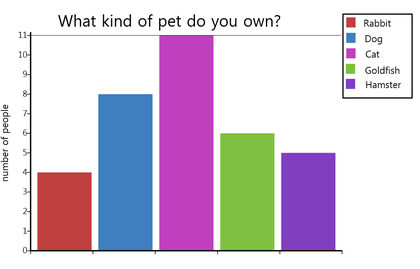
%> input picture Image Project/rec1.png, 420 x 269 px, shrunk from 1088 x 696 before the run
$ octave Project.m   (GNU Octave 9; MATLAB toolbox functions it lacks are replaced by stand-ins)
%> lines starting %> are read from the running program, lines starting %| are printed output that depends on the picture; in (x1, y1, x2, y2) boxes, pixels count from 0 and x2, y2 are one past the last pixel; in counts of white or black regions, pixels touching at a corner belong together; the program's own positions count from 1
### Image Project/CheckingType.m
function [flag , RGBCir] = CheckingType( img )

    I = im2bw(img , 0.9);
    I = edge(I, 'canny');


    se = ones(2); %remove noise
    I  = imdilate(I ,se);


	se = ones(6); %connect edges > circle > Lables
    I = imclose(I ,se);


    flag = 0 ;
    cir = 'NO circle' ;

    [L, num] = bwlabel(I);% L [connected comp] , N #of element in L


    for i = 0 : num
        X = (L==i); %L[i]

        X =~X ;
        state = regionprops( X, 'Extent');
        Cir = state.Extent;
        r = find(Cir > 0.67 && Cir < 0.8 );
        if r>0

            for j = r
                I = X ;
                flag = 1 ;
                cir = 'FOUND circle' ;
            end
        end
    end

   	I = ~I ;
    BWCir = imfill(I , 'holes');% large white circle Mask cut in Org image
	RGBCir = uint8(double(img) .* double(BWCir));


    cir
    return
end

### Image Project/CircleProps.m
function [props] = CircleProps(RGBCir)

    %% To Get Normal Pie Chart Props
    %-----------------------------------------------------%
    BWCir = im2bw(RGBCir , 0) ; %get the white circle only
    BWCir=~BWCir ;


    boundary = im2bw(RGBCir , 0.9);%get only white boundary
    boundary =~boundary ;


    Mask =  boundary- BWCir; %get the only the parts 's Area of the circle
    [labeledImage , Num] = bwlabel(Mask);

    %% If the parts connected
    %-----------------------------------------------------%
    if Num == 1

        grayimg  = rgb2gray(RGBCir);%get edge of the circle
        boundary = edge(grayimg,'Canny');

        SE = ones(8); % to fill the gaps
        boundary = imclose(boundary , SE);

        boundary =~boundary ; %get the only the parts 's Area of the circle
        Mask =  boundary- BWCir;

        SE = ones(3);%Diconnect the area
        Mask = imerode(Mask , SE);

        [labeledImage , Num] = bwlabel(Mask); %get the each parts of the circle

    end

    %% RETURN Part
    %-----------------------------------------------------%
	props = regionprops(labeledImage,'Area','Centroid')

    %% Function TEST
    %-----------------------------------------------------%


    return


    %% Code for the Matching function
    % [30 lines of commented-out code are left out]

end


### Image Project/GetLegends.m
function  [RGBBox] = GetLegends( Original )

    %% Get the binaryImage
    img = rgb2gray(Original);
    binaryImage = img < 140;
    binaryImage = imfill(binaryImage, 'holes');


    %% Croping
    [h,w]= size(binaryImage);
    new_w = w- (w/4);
    new_h = h- (h/8);

    for H = 1: h
        for W = 1: w
            if  H >h/6 && W < new_w && H < new_h
                 binaryImage(H,W) = 0;
            end
        end
    end


    %% get bigest 2 Rectangles
    se = true(9, 9);
    binaryImage = imopen(binaryImage, se);
    binaryImage = bwareafilt(binaryImage, 2);
    [L , Num] = bwlabel(binaryImage);

   %% filter between the two Rec

   MostRegion = 0;
   for i = 1 : Num

        TempImage = (L==i);

        TempImage2 = uint8(double(Original) .* double(TempImage));
        TempImage2  = im2bw(TempImage2 , 0.9);
        se = ones(5);
        TempImage2  = imclose(TempImage2  , se);
        TempImage2 = ~ TempImage2 ;
        TempImage = ~ TempImage ;

        TempImage2  = TempImage2  - TempImage ;
        [L2 , Num2 ] = bwlabel(TempImage2);
        NumberOfRegions = Num2 ;

        if MostRegion < NumberOfRegions
            MostRegion  = NumberOfRegions ;
            MyBoxIndex = i;
        end

   end

   %% extract the Legend Box from the original image
    RGBBox = (L==MyBoxIndex);
	RGBBox = uint8(double(Original) .* double(RGBBox));
    %figure , imshow(RGBBox);


end

### Image Project/extract_legends.m
function [ rect,num_rect,text,num_text ] = extract_legends( i )
i2=im2bw(i,.9);
[hight,width]=size(i2);
img=ones(hight,width);
img2=zeros(hight,width);


[label,num]=bwlabel(i2);


reg1=regionprops(label,'BoundingBox');
x=reg1(1). BoundingBox(1);
y=reg1(1). BoundingBox(2);
w=reg1(1). BoundingBox(3);
h=reg1(1). BoundingBox(4);
for z=int64(y):h+int64(y)
        for e=int64(x):w+int64(x)
         img(z,e)=i2(z,e);
        end
end
%figure , imshow(img);

img=~img;

%figure , imshow(img);


img4=img;

se = strel('rectangle',[5 5]);
img=imerode(img,se);
[label1,num3]=bwlabel(img);
%figure , imshow(img);

num3

reg2=regionprops(label1,'BoundingBox');

for i=1:num3
 x=reg2(i).BoundingBox(1);
 y=reg2(i).BoundingBox(2);
 w=reg2(i).BoundingBox(3);
 h=reg2(i).BoundingBox(4);
 y=int64(y);
 x=int64(x);
 if(img(y,x)==1)

    for z=y:y+h
        for j=x:x+w
        img2(z,j)=img(z,j);
        end
    end

 end

%figure , imshow(img2);


end

se = strel('rectangle',[5 5]);
img2=imdilate(img2,se);
%figure , imshow(img2);

[label2,num4]=bwlabel(img2);

reg2=regionprops(label2,'BoundingBox','Area','Centroid');
rect=reg2;
num_rect=num4;


i3=img4-img2;
i3 = bwareaopen(i3,10);

se = strel('rectangle',[2 2]);
i3=imerode(i3,se);
%figure , imshow(i3);


se = strel('rectangle',[9 9]);
i3=imdilate(i3,se);
[labelll,num5]=bwlabel(i3);
%figure , imshow(i3);

text=regionprops(labelll,'BoundingBox','Area','Centroid');


num_text=num5;


end

### Image Project/pie_matching.m
function  pie_matching( rect_prop,rect_num,text_prop,text_num,circle_props,pic )

allareas = [circle_props.Area];
allareas
totalarea = sum(allareas);
     check=[];


if rect_num==text_num

 for i=1:text_num
     min_distance_rect_circ=1000000;%%%dictance of ecludin between cicle and rect%%
     min_distance_rect_text=1000000;
     index_rect=0;
     index_text=0;


    x1= circle_props(i).Centroid(1);
    y1= circle_props(i).Centroid(2);
    x1=uint64(x1);
    y1=uint64(y1);
    r1 = pic(y1,x1,1);
    g1 = pic(y1,x1,2);
    b1= pic(y1,x1,3);

    r1=double(r1);
    g1=double(g1);
    b1=double(b1);


     for e=1:rect_num
         x2= rect_prop(e).Centroid(1);
         y2= rect_prop(e).Centroid(2);
         x2=uint64(x2);
         y2=uint64(y2);
          r2 = pic(y2,x2,1);
          g2 = pic(y2,x2,2);
          b2=  pic(y2,x2,3);

          r2=double(r2);
          g2=double(g2);
          b2=double(b2);
          distance1 = sqrt( (r1-r2).^2 + (g1-g2).^2+(b1-b2).^2 );

         if (distance1<min_distance_rect_circ)

            min_distance_rect_circ=distance1;
            index_rect=e;
         end

     end
    for z=1:text_num

          x1= rect_prop(index_rect).Centroid(1);
          y1= rect_prop(index_rect).Centroid(2);


          x1=double(x1);
          y1=double(y1);
          x2= text_prop(z).BoundingBox(1);
          y2= text_prop(z).BoundingBox(2);
          h2= text_prop(z).BoundingBox(4);
          x2=double(x2);
          y2=double(y2);
          h2=double(h2);

          y2=y2+(h2/2);


          distance2 = sqrt( (x1-x2).^2 + (y1-y2).^2 );


        if (distance2<=min_distance_rect_text)


        min_distance_rect_text=distance2;
        index_text=z;

        end
    end
    perecentage=100*circle_props(i).Area/totalarea;
    perecentage


     x=text_prop(index_text).BoundingBox(1);
     y=text_prop(index_text).BoundingBox(2);
     w=text_prop(index_text).BoundingBox(3);
     h=text_prop(index_text).BoundingBox(4);

    crop=imcrop(pic,[x y w h]);


    subplot(round(text_num/2 ),2,i),imshow(crop)
	title(['perecentage : ',num2str(round(perecentage)) , ' %'])

    check= [check index_text];


 end


end


end

### Image Project/Project.m
clc;
close all  ;

img= imread('rec1.png');
%> img is the input picture: size 269x420x3 uint8; mean R, G, B 212.3, 199.6, 216.5
 pic=img;
[CircleFlag ,I] = CheckingType(img);
%> in CheckingType, `I = im2bw(img , 0.9);`:
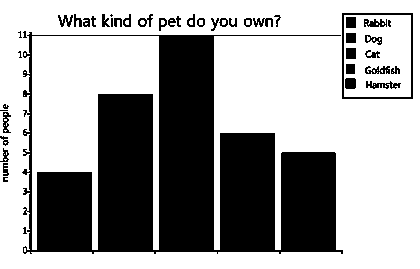
%> I: size 269x420 logical; 63.3% white; 46 black regions (10 under 20 px), largest, box (x1, y1, x2, y2) and area: (22, 32, 343, 254) 38294, (342, 13, 413, 99) 612, (366, 81, 401, 89) 149
%> in CheckingType, `I = edge(I, 'canny');`: I: size 269x420 logical; 4.6% white in thin lines or dots, all inside (x1, y1, x2, y2) = (1, 12, 414, 255)
%> in CheckingType, `I  = imdilate(I ,se);`: I: size 269x420 logical; 9.5% white in thin lines or dots, all inside (x1, y1, x2, y2) = (1, 12, 415, 256)
%> in CheckingType, `I = imclose(I ,se);`: I: size 269x420 logical; 15.6% white; 3 white regions, box (x1, y1, x2, y2) and area: (18, 12, 415, 256) 15781, (364, 34, 402, 90) 1136, (1, 104, 12, 184) 656
%> in CheckingType, `[L, num] = bwlabel(I);`:
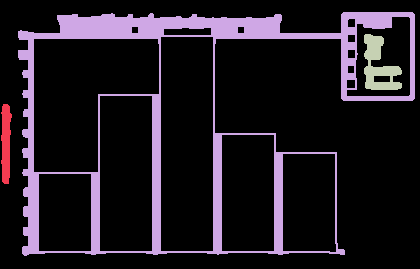
%> L: size 269x420 double; 4 distinct labels, from 0 to 3; one colour per label, 0 black
%> in CheckingType, `[L, num] = bwlabel(I);`: num = 3
%> the loop in CheckingType, `for i = 0 : num` made 4 passes
%> Cir on passes 3 to 4: 0.412, 0.989
%> (Cir, r) on pass 1: (0.745, 1)
%> after the loop in CheckingType, `for i = 0 : num`: cir = 'FOUND circle'; flag = 1
%> in CheckingType, `BWCir = imfill(I , 'holes');`: BWCir: size 269x420 logical; every value is 1
%> in CheckingType, `cir`: cir = 'FOUND circle'
%> CircleFlag = 1


if CircleFlag
     Props = CircleProps(I);% return value = Parts Area , Cetroid
%> in CircleProps, `BWCir = im2bw(RGBCir , 0) ;`: BWCir: size 269x420 logical; 99.8% white; black in thin lines or dots, all inside (x1, y1, x2, y2) = (30, 15, 335, 251)
%> in CircleProps, `Mask =  boundary- BWCir; %get the only the parts 's Area of the circle`: Mask: size 269x420 double; values 0 (black) and 1 (white), 36.4% white; 64 white regions (19 under 20 px), largest, box (x1, y1, x2, y2) and area: (23, 32, 343, 254) 37699, (342, 13, 413, 99) 612, (366, 81, 401, 89) 149
%> in CircleProps, `[labeledImage , Num] = bwlabel(Mask);`:
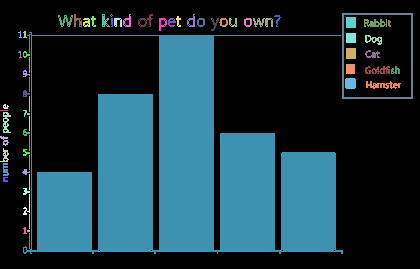
%> labeledImage: size 269x420 double; 65 distinct labels, from 0 to 64; one colour per label, 0 black
%> in CircleProps, `[labeledImage , Num] = bwlabel(Mask);`: Num = 64
%> in CircleProps, `props = regionprops(labeledImage,'Area','Centroid')`: props = 64 regions; largest, Area and Centroid: 37699 [185.9 175.4], 612 [378 56.5], 149 [383.1 85.8], 124 [378.8 70.9], 123 [375.5 23.9]
%> Props has the same summary as props in CircleProps
     RGBBox = GetLegends( img );% return value = RGBBox
%> in GetLegends, `binaryImage = img < 140;`: binaryImage: size 269x420 logical; 28.1% white; 95 white regions (68 under 20 px), largest, box (x1, y1, x2, y2) and area: (23, 32, 343, 254) 29529, (342, 13, 413, 99) 608, (346, 79, 355, 89) 90
%> in GetLegends, `binaryImage = imfill(binaryImage, 'holes');`: binaryImage: size 269x420 logical; 32.6% white; 60 white regions (35 under 20 px), largest, box (x1, y1, x2, y2) and area: (23, 32, 343, 254) 29529, (342, 13, 413, 99) 6102, (58, 15, 73, 27) 65
%> after the loop in GetLegends, `for H = 1: h`: binaryImage: size 269x420 logical; 11.3% white; 32 white regions (10 under 20 px), largest, box (x1, y1, x2, y2) and area: (342, 13, 413, 99) 6102, (25, 153, 343, 254) 5276, (159, 35, 214, 44) 479
%> in GetLegends, `binaryImage = imopen(binaryImage, se);`: binaryImage: size 269x420 logical; 10.4% white; 6 white regions, box (x1, y1, x2, y2) and area: (342, 13, 413, 99) 6102, (281, 153, 335, 251) 2586, (38, 235, 91, 251) 848, (99, 235, 152, 251) 848, (160, 235, 213, 251) 848, (160, 35, 213, 44) 477
%> in GetLegends, `binaryImage = bwareafilt(binaryImage, 2);`: binaryImage: size 269x420 logical; 7.7% white; 2 white regions, box (x1, y1, x2, y2) and area: (342, 13, 413, 99) 6102, (281, 153, 335, 251) 2586
%> in GetLegends, `[L , Num] = bwlabel(binaryImage);`:
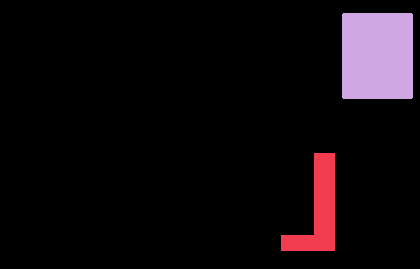
%> L: size 269x420 double; 3 distinct labels, from 0 to 2; one colour per label, 0 black
%> in GetLegends, `[L , Num] = bwlabel(binaryImage);`: Num = 2
%> the loop in GetLegends, `for i = 1 : Num` made 2 passes
%> (Num2, NumberOfRegions, MostRegion, MyBoxIndex) on passes 1 to 2: (1, 1, 1, 1), (7, 7, 7, 2)
%> in GetLegends, `RGBBox = (L==MyBoxIndex);`: RGBBox: size 269x420 logical; 5.4% white; 1 white region, box (x1, y1, x2, y2) and area: (342, 13, 413, 99) 6102
    [ rect,num_rect,text,num_text ] =  extract_legends(RGBBox);
%> in extract_legends, `i2=im2bw(i,.9);`: i2: size 269x420 logical; 3.9% white; 16 white regions (15 under 20 px)
%> in extract_legends, `[label,num]=bwlabel(i2);`:
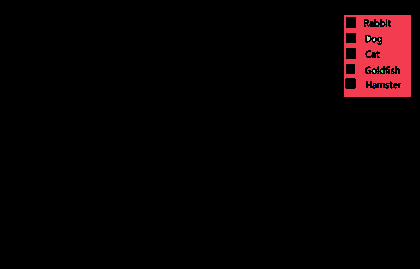
%> label: size 269x420 double; 17 distinct labels, from 0 to 16; one colour per label, 0 black
%> in extract_legends, `[label,num]=bwlabel(i2);`: num = 16
%> in extract_legends, `reg1=regionprops(label,'BoundingBox');`: reg1 = 16 regions; largest, box (x1, y1, x2, y2): (344, 15, 411, 97), (367, 36, 370, 41), (373, 38, 375, 41), (373, 70, 375, 73), (379, 38, 381, 41)
%> in extract_legends, `x=reg1(1). BoundingBox(1);`: x = 344.5
%> in extract_legends, `y=reg1(1). BoundingBox(2);`: y = 15.5
%> in extract_legends, `w=reg1(1). BoundingBox(3);`: w = 67
%> in extract_legends, `h=reg1(1). BoundingBox(4);`: h = 82
%> the loop in extract_legends, `for z=int64(y):h+int64(y)` made 83 passes
%> after the loop in extract_legends, `for z=int64(y):h+int64(y)`:
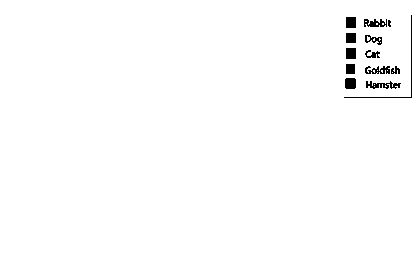
%> img: size 269x420 double; values 0 (black) and 1 (white), 98.9% white; 13 black regions (1 under 20 px), largest, box (x1, y1, x2, y2) and area: (344, 15, 412, 98) 150, (366, 81, 401, 89) 149, (365, 66, 390, 74) 124
%> in extract_legends, `img=imerode(img,se);`: img: size 269x420 logical; 0.17% white; 6 white regions (1 under 20 px)
%> in extract_legends, `[label1,num3]=bwlabel(img);`: label1: size 269x420 double; 7 distinct labels, from 0 to 6
%> in extract_legends, `[label1,num3]=bwlabel(img);`: num3 = 6
%> in extract_legends, `reg2=regionprops(label1,'BoundingBox');`: reg2 = 6 regions; box (x1, y1, x2, y2): (347, 80, 354, 87), (348, 19, 354, 26), (348, 35, 354, 41), (348, 50, 354, 57), (348, 66, 353, 72), (372, 24, 374, 25)
%> the loop in extract_legends, `for i=1:num3` made 6 passes
%> (x, y, w, h) on passes 1 to 6: (348, 81, 7, 7), (349, 20, 6, 7), (349, 36, 6, 6), (349, 51, 6, 7), (349, 67, 5, 6), (373, 25, 2, 1)
%> after the loop in extract_legends, `for i=1:num3`: img2: size 269x420 double; values 0 (black) and 1 (white), 0.13% white; 5 white regions (1 under 20 px), largest, box (x1, y1, x2, y2) and area: (348, 19, 354, 26) 42, (348, 50, 354, 57) 42, (348, 35, 354, 41) 36, (348, 66, 353, 72) 30
%> in extract_legends, `img2=imdilate(img2,se);`: img2: size 269x420 double; values 0 (black) and 1 (white), 0.39% white; 5 white regions
%> in extract_legends, `[label2,num4]=bwlabel(img2);`: label2: size 269x420 double; 6 distinct labels, from 0 to 5
%> in extract_legends, `[label2,num4]=bwlabel(img2);`: num4 = 5
%> in extract_legends, `reg2=regionprops(label2,'BoundingBox','Area','Centroid');`: reg2 = 5 regions; box (x1, y1, x2, y2), Area and Centroid: (346, 17, 356, 28) 110 [351.5 23], (346, 48, 356, 59) 110 [351.5 54], (346, 33, 356, 43) 100 [351.5 38.5], (346, 64, 355, 74) 90 [351 69.5], (370, 22, 376, 27) 30 [373.5 25]
%> in extract_legends, `rect=reg2;`: rect has the same summary as reg2
%> in extract_legends, `num_rect=num4;`: num_rect = 5
%> in extract_legends, `i3=img4-img2;`: i3: size 269x420 double; values 0 (black) and 1 (white), 0.74% white in thin lines or dots, all inside (x1, y1, x2, y2) = (344, 15, 412, 98)
%> in extract_legends, `i3=imerode(i3,se);`: i3: size 269x420 logical; 0.26% white; 42 white regions (41 under 20 px), largest, box (x1, y1, x2, y2) and area: (345, 78, 355, 88) 96
%> in extract_legends, `i3=imdilate(i3,se);`: i3: size 269x420 logical; 2.3% white; 4 white regions
%> in extract_legends, `[labelll,num5]=bwlabel(i3);`:
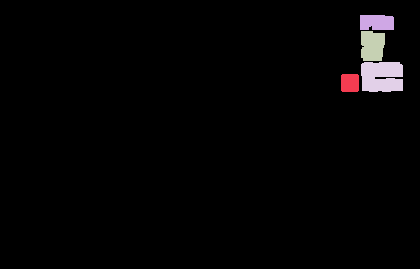
%> labelll: size 269x420 double; 5 distinct labels, from 0 to 4; one colour per label, 0 black
%> in extract_legends, `[labelll,num5]=bwlabel(i3);`: num5 = 4
%> in extract_legends, `text=regionprops(labelll,'BoundingBox','Area','Centroid');`: text = 4 regions; box (x1, y1, x2, y2), Area and Centroid: (361, 62, 403, 92) 1157 [382.4 77.3], (361, 31, 385, 61) 651 [372.9 46.5], (360, 15, 394, 30) 490 [377.4 23], (341, 74, 359, 92) 320 [350.5 83.5]
%> in extract_legends, `num_text=num5;`: num_text = 4
%> rect has the same summary as reg2 in extract_legends; num_rect = 5; num_text = 4
    pie_matching(rect,num_rect,text,num_text ,Props  , pic)
%> in pie_matching, `allareas = [circle_props.Area];`: allareas = 64 values, max 37699 at index 21, min 4 at index 36, mean 643.2
%> in pie_matching, `totalarea = sum(allareas);`: totalarea = 41165


else

    [Props , MinY] = ColProps(img);% return YMin,region pros Centroid , Bounding Box
	[TheNumOfMaxCol , MaxHigh] = getTop(img , MinY);  %[TheNumOfMaxCol , MaxHigh]

 	RGBBox = GetLegends( img );% return value is RGBBox of the legends
    [ rect,num_rect,text,num_text ] =  extract_legends(RGBBox);
    bar_matching( rect,num_rect,text,num_text,Props, TheNumOfMaxCol ,MaxHigh ,pic  )


end
